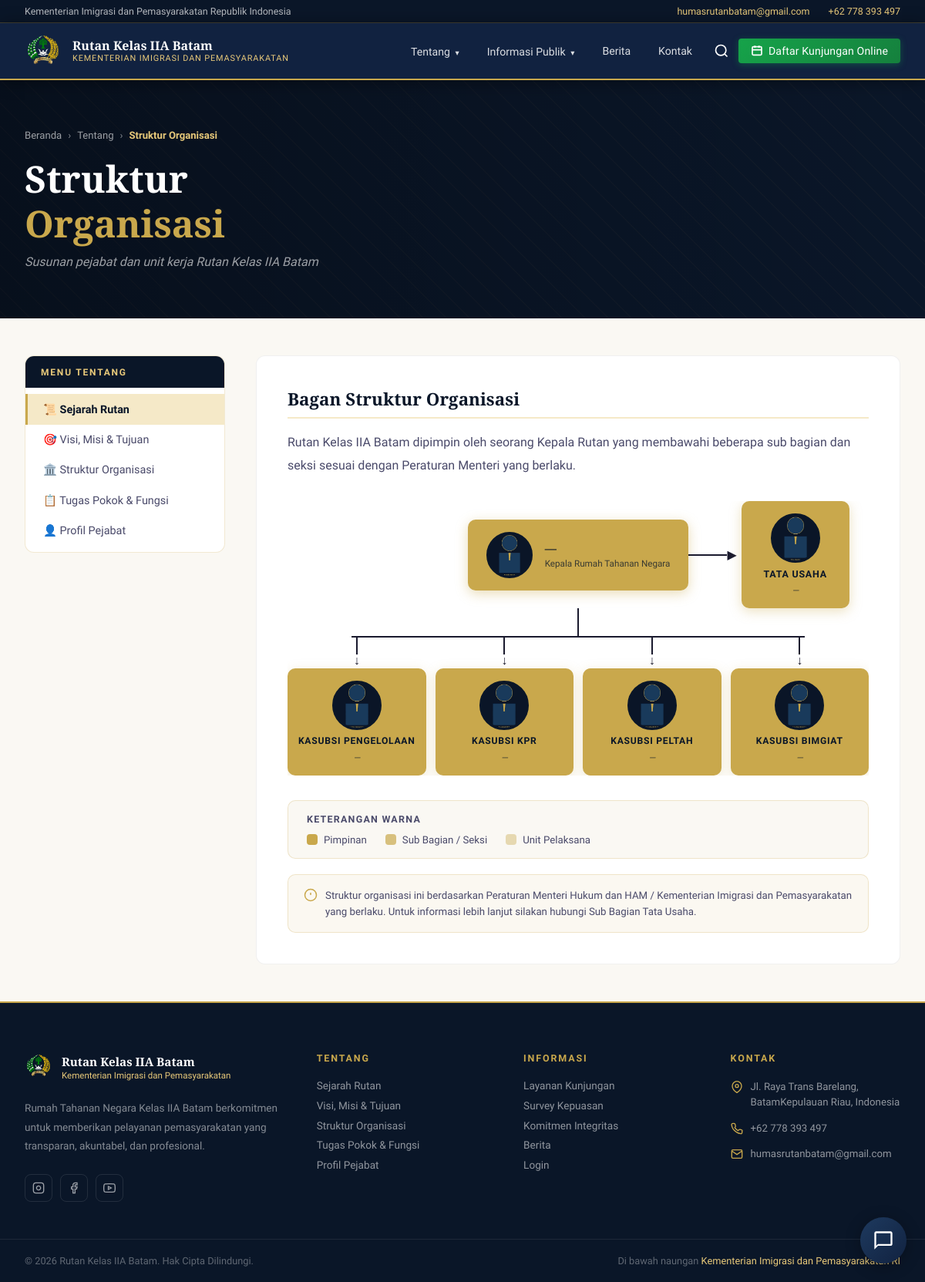
Screenshot of /pages/struktur.php with the database file from the repository.
### tables this page shows
CREATE TABLE `kontak_info` (
  `id`          INT AUTO_INCREMENT PRIMARY KEY,
  `kode`        VARCHAR(30) NOT NULL UNIQUE,   
  `label`       VARCHAR(100) NOT NULL,         
  `nilai`       TEXT,                          
  `icon`        VARCHAR(50),                   
  `urutan`      TINYINT DEFAULT 0,
  `aktif`       TINYINT(1) DEFAULT 1,
  `updated_at`  TIMESTAMP DEFAULT CURRENT_TIMESTAMP ON UPDATE CURRENT_TIMESTAMP
);

CREATE TABLE `pejabat` (
  `id`          INT AUTO_INCREMENT PRIMARY KEY,
  `kode`        VARCHAR(50) NOT NULL UNIQUE,    
  `jabatan`     VARCHAR(150) NOT NULL,
  `nama`        VARCHAR(150),
  `nip`         VARCHAR(30),
  `pangkat`     VARCHAR(100),
  `pendidikan`  VARCHAR(100),
  `bio`         TEXT,
  `foto`        VARCHAR(255),
  `urutan`      TINYINT DEFAULT 0
);

### backend/includes/helpers.php (called while the page is built, shortened)
<?php
function getKontak(): array {
    $db = getDB();
    $stmt = $db->prepare("SELECT kode, label, nilai, icon FROM kontak_info WHERE aktif = 1 ORDER BY urutan ASC");
    $stmt->execute();
    $rows = $stmt->fetchAll(PDO::FETCH_ASSOC);
    $result = [];
    foreach ($rows as $row) {
        $result[$row['kode']] = $row;
    }
    return $result;
}

### pages/struktur.php (the view, shortened to what this page needs)
<?php
$db = getDB();
$pejabat = $db->query("SELECT * FROM pejabat ORDER BY urutan ASC")->fetchAll();
function strukturFotoUrl($kode) {
    global $pejabat;
    foreach ($pejabat as $p) {
        if ($p['kode'] === $kode) {
            return BASE_URL . '/images/' . htmlspecialchars($kode) . '.jpg';
        }
    }
    return BASE_URL . '/images/' . htmlspecialchars($kode) . '.jpg';
}
function strukturNama($kode) {
    global $pejabat;
    foreach ($pejabat as $p) {
        if ($p['kode'] === $kode) {
            return htmlspecialchars($p['nama'] ?? '—');
        }
    }
    return 'Nama Pejabat';
}
$extraCss     = ['struktur.css','sejarah.css', 'visi-misi.css'];
include __DIR__ . '/../header.php';
?>
  <div class="page-header">
    <div class="page-header-overlay"></div>
    <div class="page-header-inner">
      <div class="breadcrumb">
        <a href="<?= BASE_URL ?>/index.php">Beranda</a>
        <span>›</span>
        <a href="#">Tentang</a>
        <span>›</span>
        <span class="breadcrumb-active">Struktur Organisasi</span>
      </div>
      <h1 class="page-title">Struktur<br/><span>Organisasi</span></h1>
      <p class="page-subtitle">Susunan pejabat dan unit kerja Rutan Kelas IIA Batam</p>
    </div>
  </div>
  <main class="page-main">
    <div class="page-container">
      <aside class="page-sidebar">
        <div class="sidebar-title">Menu Tentang</div>
        <ul class="sidebar-menu">
          <li><a href="<?= BASE_URL ?>/sejarah" class="active">📜 Sejarah Rutan</a></li>
          <li><a href="<?= BASE_URL ?>/visi-misi">🎯 Visi, Misi &amp; Tujuan</a></li>
          <li><a href="<?= BASE_URL ?>/struktur">🏛️ Struktur Organisasi</a></li>
          <li><a href="<?= BASE_URL ?>/tupoksi">📋 Tugas Pokok &amp; Fungsi</a></li>
          <li><a href="<?= BASE_URL ?>/pejabat">👤 Profil Pejabat</a></li>
        </ul>
      </aside>
      <article class="page-content">
        <div class="content-body">
          <h2 class="content-heading">Bagan Struktur Organisasi</h2>
          <p>Rutan Kelas IIA Batam dipimpin oleh seorang Kepala Rutan yang membawahi beberapa sub bagian dan seksi sesuai dengan Peraturan Menteri yang berlaku.</p>
          <div class="org-chart">
            <div class="org-level-top">
              <div class="org-box org-box-top">
                <div class="org-avatar">
                  <img src="<?= strukturFotoUrl('karutan') ?>" alt="Kepala Rutan"
                    onerror="this.style.display='none'; this.nextElementSibling.style.display='flex'"/>
                </div>
                <div class="org-info">
                  <div class="org-name"><?= strukturNama('karutan') ?></div>
                  <div class="org-jabatan">Kepala Rumah Tahanan Negara</div>
                </div>
              </div>
              <div class="org-arrow-right">
                <div class="org-arrow-line"></div>
                <div class="org-arrow-head">▶</div>
                <div class="org-box org-box-side">
                  <div class="org-foto-circle">
                    <img src="<?= strukturFotoUrl('tata-usaha') ?>" alt="Tata Usaha"
                      onerror="this.style.display='none'; this.nextElementSibling.style.display='flex'"/>
                  </div>
                  <div class="org-box-label">TATA USAHA</div>
                  <div class="org-box-nama"><?= strukturNama('tata-usaha') ?></div>
                </div>
              </div>
            </div>
            <div class="org-connector-center">
              <div class="org-v-line"></div>
            </div>
            <div class="org-connector-center">
              <div class="org-h-line"></div>
            </div>
            <div class="org-level-bottom">
              <div class="org-col-bottom">
                <div class="org-v-line-short"></div>
                <div class="org-arrow-down">↓</div>
                <div class="org-box org-box-mid">
                  <div class="org-foto-circle">
                    <img src="<?= strukturFotoUrl('kasubsi-pengelolaan') ?>" alt="Kasubsi Pengelolaan"
                      onerror="this.style.display='none'; this.nextElementSibling.style.display='flex'"/>
                  </div>
                  <div class="org-box-label">KASUBSI PENGELOLAAN</div>
                  <div class="org-box-nama"><?= strukturNama('kasubsi-pengelolaan') ?></div>
                </div>
              </div>
              <div class="org-col-bottom">
                <div class="org-v-line-short"></div>
                <div class="org-arrow-down">↓</div>
                <div class="org-box org-box-mid">
                  <div class="org-foto-circle">
                    <img src="<?= strukturFotoUrl('kasubsi-kpr') ?>" alt="Kasubsi KPR"
                      onerror="this.style.display='none'; this.nextElementSibling.style.display='flex'"/>
                  </div>
                  <div class="org-box-label">KASUBSI KPR</div>
                  <div class="org-box-nama"><?= strukturNama('kasubsi-kpr') ?></div>
                </div>
              </div>
              <div class="org-col-bottom">
                <div class="org-v-line-short"></div>
                <div class="org-arrow-down">↓</div>
                <div class="org-box org-box-mid">
                  <div class="org-foto-circle">
                    <img src="<?= strukturFotoUrl('kasubsi-peltah') ?>" alt="Kasubsi Peltah"
                      onerror="this.style.display='none'; this.nextElementSibling.style.display='flex'"/>
                  </div>
                  <div class="org-box-label">KASUBSI PELTAH</div>
                  <div class="org-box-nama"><?= strukturNama('kasubsi-peltah') ?></div>
                </div>
              </div>
              <div class="org-col-bottom">
                <div class="org-v-line-short"></div>
                <div class="org-arrow-down">↓</div>
                <div class="org-box org-box-mid">
                  <div class="org-foto-circle">
                    <img src="<?= strukturFotoUrl('kasubsi-bimgiat') ?>" alt="Kasubsi Bimgiat"
                      onerror="this.style.display='none'; this.nextElementSibling.style.display='flex'"/>
                  </div>
                  <div class="org-box-label">KASUBSI BIMGIAT</div>
                  <div class="org-box-nama"><?= strukturNama('kasubsi-bimgiat') ?></div>
                </div>
              </div>
            </div>
          </div>
          <div class="org-keterangan">
            <div class="org-ket-title">Keterangan Warna</div>
            <div class="org-ket-list">
              <div class="org-ket-item">
                <div class="org-ket-dot org-ket-dot-top"></div>
                <span>Pimpinan</span>
              </div>
              <div class="org-ket-item">
                <div class="org-ket-dot org-ket-dot-mid"></div>
                <span>Sub Bagian / Seksi</span>
              </div>
              <div class="org-ket-item">
                <div class="org-ket-dot org-ket-dot-bottom"></div>
                <span>Unit Pelaksana</span>
              </div>
            </div>
          </div>
          <div class="org-note">
            <svg viewBox="0 0 24 24" fill="none" stroke="currentColor" stroke-width="2" width="18" height="18">
              <circle cx="12" cy="12" r="10"/>
              <line x1="12" y1="8" x2="12" y2="12"/>
              <line x1="12" y1="16" x2="12.01" y2="16"/>
            </svg>
            Struktur organisasi ini berdasarkan Peraturan Menteri Hukum dan HAM / Kementerian Imigrasi dan Pemasyarakatan yang berlaku. Untuk informasi lebih lanjut silakan hubungi Sub Bagian Tata Usaha.
          </div>
        </div>
      </article>
    </div>
  </main>
<?php include __DIR__ . '/../backend/includes/footer.php'; ?>

### header.php (shortened to what this page needs)
<?php
if (!isset($kontak)) {
    require_once __DIR__ . '/backend/includes/helpers.php';
    $kontak = getKontak();
}
?>
<!DOCTYPE html>
<html lang="id">
<head>
  <link rel="stylesheet" href="<?= BASE_URL ?>/css/style.css"/>
  <?php if (!empty($extraCss)): foreach ($extraCss as $css): ?>
  <link rel="stylesheet" href="<?= BASE_URL ?>/css/<?= $css ?>"/>
  <?php endforeach; endif; ?>
</head>
<body>
<div class="topbar">
  <div class="topbar-inner">
    <span>Kementerian Imigrasi dan Pemasyarakatan Republik Indonesia</span>
    <div class="topbar-links">
      <a href="mailto:<?= htmlspecialchars($kontak['email']['nilai'] ?? '') ?>"><?= htmlspecialchars($kontak['email']['nilai'] ?? '') ?></a>
      <a href="tel:<?= preg_replace('/[^0-9+]/', '', $kontak['telepon']['nilai'] ?? '') ?>"><?= htmlspecialchars($kontak['telepon']['nilai'] ?? '') ?></a>
    </div>
  </div>
</div>
<nav>
  <div class="nav-inner">
    <a href="<?= BASE_URL ?>/index.php" class="nav-brand">
      <div class="nav-logo-circle">
        <img src="<?= BASE_URL ?>/images/logo.png" alt="Logo Rutan Kelas IIA Batista - Lembaga Pemasyarakatan Kementerian Imigrasi dan Pemasyarakatan"/>
      </div>
      <div class="nav-brand-text">
        <span class="main">Rutan Kelas IIA Batam</span>
        <span class="sub">Kementerian Imigrasi dan Pemasyarakatan</span>
      </div>
    </a>
    <div class="nav-links" id="navLinks">
      <div class="dropdown">
        <a href="#">Tentang <span class="nav-caret">▾</span></a>
      </div>
      <div class="dropdown">
        <a href="#">Informasi Publik <span class="nav-caret">▾</span></a>
      </div>
      <a href="<?= BASE_URL ?>/berita">Berita</a>
      <a href="<?= BASE_URL ?>/index.php#kontak">Kontak</a>
      <button class="nav-search-btn" onclick="bukaSearchModal()" title="Cari">
        <svg viewBox="0 0 24 24" fill="none" stroke="currentColor" stroke-width="2" width="20" height="20">
          <circle cx="11" cy="11" r="8"/><path d="m21 21-4.35-4.35"/>
        </svg>
      </button>
      <a href="https://forms.gle/euo3Yx94T4jp5GYXA"
         class="nav-kunjungan-btn"
         target="_blank"
         rel="noopener noreferrer">
        <svg viewBox="0 0 24 24" fill="none" stroke="currentColor" stroke-width="2.5" width="16" height="16">
          <rect x="3" y="4" width="18" height="16" rx="2"/>
          <path d="M8 2v4M16 2v4M3 10h18"/>
        </svg>
        Daftar Kunjungan Online
      </a>
    </div>
  </div>
</nav>
<div class="chatbot-widget">
  <button class="chatbot-toggle" id="chatbotToggle" aria-label="Buka FAQ">
    <svg class="chat-icon" viewBox="0 0 24 24"><path d="M20 2H4c-1.1 0-2 .9-2 2v18l4-4h14c1.1 0 2-.9 2-2V4c0-1.1-.9-2-2-2zm0 14H6l-2 2V4h16v12z"/></svg>
  </button>
</div>

### backend/includes/footer.php (shortened to what this page needs)
<?php
$baseUrl = defined('BASE_URL') ? BASE_URL : '';
?>
<footer>
  <div class="footer-main">
    <div class="footer-col footer-col-brand">
      <div class="footer-brand-logo">
        <div class="footer-logo-circle">
          <img src="<?= $baseUrl ?>/images/logo.png" alt="Logo Rutan Kelas IIA Batam"/>
        </div>
        <div class="footer-brand-name">
          Rutan Kelas IIA Batam
          <span>Kementerian Imigrasi dan Pemasyarakatan</span>
        </div>
      </div>
      <p class="footer-about">Rumah Tahanan Negara Kelas IIA Batam berkomitmen untuk memberikan pelayanan pemasyarakatan yang transparan, akuntabel, dan profesional.</p>
      <div class="footer-socials">
        <a href="https://www.instagram.com/rutan.batam/" class="social-btn" title="Instagram">
          <svg viewBox="0 0 24 24" fill="none" stroke="currentColor" stroke-width="2"><rect x="2" y="2" width="20" height="20" rx="5" ry="5"/><path d="M16 11.37A4 4 0 1 1 12.63 8 4 4 0 0 1 16 11.37z"/><line x1="17.5" y1="6.5" x2="17.51" y2="6.5"/></svg>
        </a>
        <a href="https://www.facebook.com/rutanbatam" class="social-btn" title="Facebook">
          <svg viewBox="0 0 24 24" fill="none" stroke="currentColor" stroke-width="2"><path d="M18 2h-3a5 5 0 0 0-5 5v3H7v4h3v8h4v-8h3l1-4h-4V7a1 1 0 0 1 1-1h3z"/></svg>
        </a>
        <a href="https://www.youtube.com/@RutanBatam" class="social-btn" title="YouTube">
        </a>
      </div>
    </div>
    <div class="footer-col">
      <div class="footer-col-title">Tentang</div>
      <div class="footer-links">
        <a href="<?= $baseUrl ?>/sejarah">Sejarah Rutan</a>
        <a href="<?= $baseUrl ?>/visi-misi">Visi, Misi &amp; Tujuan</a>
        <a href="<?= $baseUrl ?>/struktur">Struktur Organisasi</a>
        <a href="<?= $baseUrl ?>/tupoksi">Tugas Pokok &amp; Fungsi</a>
        <a href="<?= $baseUrl ?>/pejabat">Profil Pejabat</a>
      </div>
    </div>
    <div class="footer-col">
      <div class="footer-col-title">Informasi</div>
      <div class="footer-links">
        <a href="<?= $baseUrl ?>/kunjungan">Layanan Kunjungan</a>
        <a href="<?= $baseUrl ?>/survey">Survey Kepuasan</a>
        <a href="<?= $baseUrl ?>/komitmen">Komitmen Integritas</a>
        <a href="<?= $baseUrl ?>/berita">Berita</a>
        <a href="<?= $baseUrl ?>/admin/login.php">Login</a>
      </div>
    </div>
    <div class="footer-col">
      <div class="footer-col-title">Kontak</div>
      <div class="footer-contact-items">
        <div class="footer-contact-item">
          <svg viewBox="0 0 24 24" fill="none" stroke="currentColor" stroke-width="2"><path d="M21 10c0 7-9 13-9 13s-9-6-9-13a9 9 0 0 1 18 0z"/><circle cx="12" cy="10" r="3"/></svg>
          <span><?= strip_tags($kontak['alamat']['nilai'] ?? 'Jl. Raya Trans Barelang, Batam') ?></span>
        </div>
        <div class="footer-contact-item">
          <span><?= htmlspecialchars($kontak['telepon']['nilai'] ?? '') ?></span>
        </div>
        <div class="footer-contact-item">
          <svg viewBox="0 0 24 24" fill="none" stroke="currentColor" stroke-width="2"><path d="M4 4h16c1.1 0 2 .9 2 2v12c0 1.1-.9 2-2 2H4c-1.1 0-2-.9-2-2V6c0-1.1.9-2 2-2z"/><polyline points="22,6 12,13 2,6"/></svg>
          <span><?= htmlspecialchars($kontak['email']['nilai'] ?? '') ?></span>
        </div>
      </div>
    </div>
  </div>
  <div class="footer-bottom">
    <div class="footer-bottom-inner">
      <div class="footer-copy">© <?= date('Y') ?> Rutan Kelas IIA Batam. Hak Cipta Dilindungi.</div>
      <div class="footer-kemenimipas">Di bawah naungan <span>Kementerian Imigrasi dan Pemasyarakatan RI</span></div>
    </div>
  </div>
</footer>
</body>
</html>

### rows the page displays
kontak_info: nilai "humasrutanbatam@gmail.com"
kontak_info: nilai "+62 778 393 497"
pejabat: nama "—"
pejabat: nama "—"
pejabat: nama "—"
pejabat: nama "—"
pejabat: nama "—"
pejabat: nama "—"
kontak_info: nilai "Jl. Raya Trans Barelang, BatamKepulauan Riau, Indonesia"
